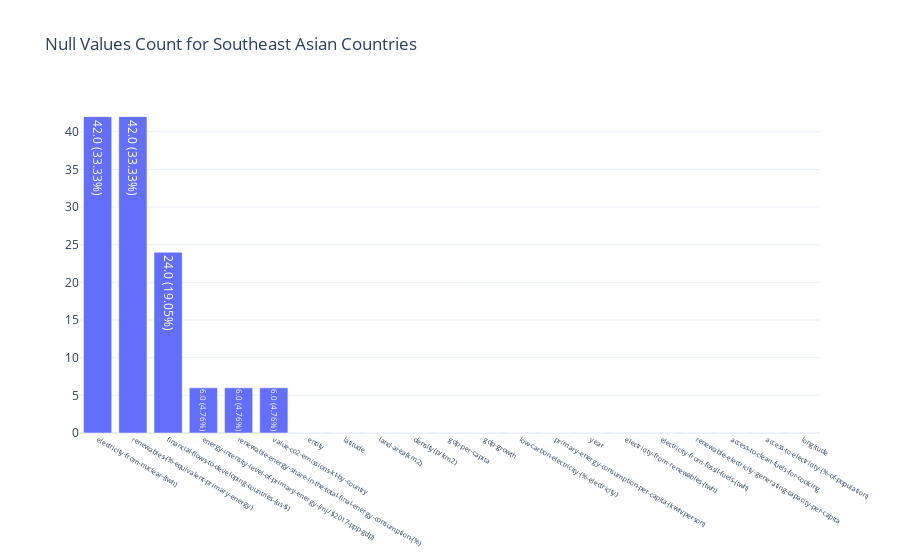

The code cell stored with this chart in its notebook:
### Code cell
fig_null_data = go.Figure()
fig_null_data.add_trace(go.Bar(
    x=null_data_sea.index,
    y=null_data_sea['Null Values Counts in SEA'],
    text=null_data_sea['Text'],
    textposition='auto'
))
fig_null_data.update_layout(
    title='Null Values Count for Southeast Asian Countries',
    xaxis_tickfont_size=7,
    template='plotly_white'
)
fig_null_data.show()

### Figure 1 — Plotly figure (JSON) as saved in the notebook; plotly's stock layout.template omitted (floating-point values rounded to 4 significant figures)
{"data": [{"text": ["42.0 (33.33%)", "42.0 (33.33%)", "24.0 (19.05%)", "6.0 (4.76%)", "6.0 (4.76%)", "6.0 (4.76%)", "0.0 (0.00%)", "0.0 (0.00%)", "0.0 (0.00%)", "0.0 (0.00%)", "0.0 (0.00%)", "0.0 (0.00%)", "0.0 (0.00%)", "0.0 (0.00%)", "0.0 (0.00%)", "0.0 (0.00%)", "0.0 (0.00%)", "0.0 (0.00%)", "0.0 (0.00%)", "0.0 (0.00%)", "0.0 (0.00%)"], "textposition": "auto", "type": "bar", "x": ["electricity-from-nuclear-(twh)", "renewables-(%-equivalent-primary-energy)", "financial-flows-to-developing-countries-(us-$)", "energy-intensity-level-of-primary-energy-(mj/$2017-ppp-gdp)", "renewable-energy-share-in-the-total-final-energy-consumption-(%)", "value-co2-emissions-kt-by-country", "entity", "latitude", "land-area(km2)", "density(p/km2)", "gdp-per-capita", "gdp-growth", "low-carbon-electricity-(%-electricity)", "primary-energy-consumption-per-capita-(kwh/person)", "year", "electricity-from-renewables-(twh)", "electricity-from-fossil-fuels-(twh)", "renewable-electricity-generating-capacity-per-capita", "access-to-clean-fuels-for-cooking", "access-to-electricity-(%-of-population)", "longitude"], "y": [42, 42, 24, 6, 6, 6, 0, 0, 0, 0, 0, 0, 0, 0, 0, 0, 0, 0, 0, 0, 0]}], "layout": {"title": {"text": "Null Values Count for Southeast Asian Countries"}, "xaxis": {"tickfont": {"size": 7}}}}
